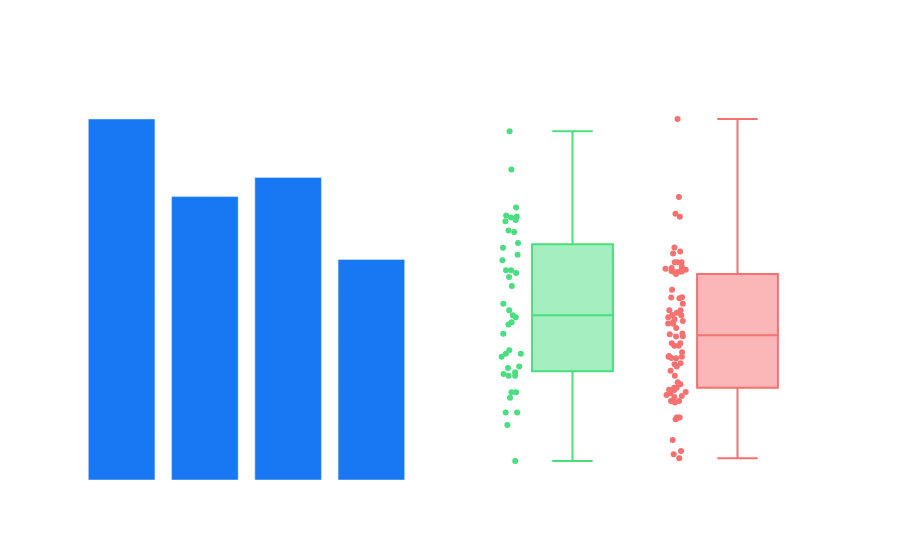

This figure's notebook cell:
### Code cell
if desc_col and "has_specific_tour" in desc_df.columns:

    fig = make_subplots(rows=1, cols=2,
                        subplot_titles=["Caption Length vs Score",
                                        "Specific Tour vs Generic — Score"])

    # Caption length bars
    bucket_df = bucket_ps.reset_index()
    bucket_df.columns = ["Length", "Score"]
    fig.add_trace(go.Bar(
        x=bucket_df["Length"].astype(str),
        y=bucket_df["Score"],
        marker_color=BRAND_BLUE,
        text=bucket_df["Score"], textposition="outside"
    ), row=1, col=1)

    # Specific tour boxplot
    for label, group, color in [
        ("With Specific Tour", tour_group, "#4ade80"),
        ("Generic Content",    no_tour_group, "#f87171")
    ]:
        fig.add_trace(go.Box(
            y=group, name=label, showlegend=False,
            marker_color=color, boxpoints="all", jitter=0.3
        ), row=1, col=2)

    fig.update_layout(
        title="Caption Analysis — Length & Specific Tour Impact",
        showlegend=False,
        plot_bgcolor="rgba(0,0,0,0)",
        paper_bgcolor="rgba(0,0,0,0)",
        font_color="rgba(255,255,255,0.8)"
    )
    fig.show()

    # Correlations
    corr_emoji = desc_df["emoji_count"].corr(desc_df[ps_col])
    corr_hash  = desc_df["hashtag_count"].corr(desc_df[ps_col])
    corr_chars = desc_df["char_count"].corr(desc_df[ps_col])

    print("Correlations vs Performance Score:")
    print(f"   Emoji count    : {corr_emoji:+.3f}  {'✅ Positive' if corr_emoji > 0.1 else '❌ Minimal' if corr_emoji > 0 else '⚠️ Negative'}")
    print(f"   Hashtag count  : {corr_hash:+.3f}   {'✅ Positive' if corr_hash > 0.1 else '❌ Minimal' if corr_hash > 0 else '⚠️ Negative'}")
    print(f"   Caption length : {corr_chars:+.3f}  {'✅ Positive' if corr_chars > 0.1 else '❌ Minimal' if corr_chars > 0 else '⚠️ Negative'}")

### Figure 1 — Plotly figure (JSON) as saved in the notebook; plotly's stock layout.template omitted (floating-point values rounded to 4 significant figures)
{"data": [{"marker": {"color": "#1877F2"}, "text": [37.77, 29.65, 31.66, 23.07], "textposition": "outside", "type": "bar", "x": ["Short (<150)", "Medium (150-500)", "Long (500-1000)", "Very Long (>1000)"], "xaxis": "x", "y": [37.77, 29.65, 31.66, 23.07], "yaxis": "y"}, {"boxpoints": "all", "jitter": 0.3, "marker": {"color": "#4ade80"}, "name": "With Specific Tour", "showlegend": false, "type": "box", "xaxis": "x2", "y": [41.24, 22.56, 48.53, 13.77, 26.22, 47.95, 15.86, 21.97, 19.24, 62.74, 39.57, 7.78, 46.2, 30.9, 22.28, 45.95, 56.35, 25.17, 50.05, 32.09, 18.31, 15.86, 25.67, 23.29, 34.0, 39.57, 39.1, 44.12, 21.97, 19.24, 31.75, 42.14, 23.52, 48.38, 47.73, 43.33, 32.92, 36.94, 48.7, 28.99, 38.46, 30.52, 25.67], "yaxis": "y2"}, {"boxpoints": "all", "jitter": 0.3, "marker": {"color": "#f87171"}, "name": "Generic Content", "showlegend": false, "type": "box", "xaxis": "x2", "y": [48.49, 27.39, 39.94, 35.04, 64.78, 18.76, 18.46, 34.0, 29.95, 21.97, 24.92, 14.72, 40.92, 40.92, 31.42, 32.92, 15.02, 40.92, 32.92, 29.01, 31.11, 24.06, 23.89, 19.99, 17.8, 43.37, 42.38, 9.43, 28.55, 30.64, 17.55, 39.82, 23.52, 18.6, 20.59, 8.92, 11.3, 38.93, 15.02, 35.08, 25.17, 32.11, 19.65, 36.33, 25.89, 48.97, 28.57, 51.77, 8.25, 32.09, 39.32, 24.93, 19.99, 19.6, 32.5, 30.71, 28.92, 27.39, 26.98, 30.9, 17.8, 19.26, 31.75, 40.19, 19.08, 15.02, 26.98, 22.81, 39.45, 39.3, 25.17, 39.32, 42.71, 20.89, 39.54, 25.26, 34.89, 39.66], "yaxis": "y2"}], "layout": {"annotations": [{"font": {"size": 16}, "showarrow": false, "text": "Caption Length vs Score", "x": 0.225, "xanchor": "center", "xref": "paper", "y": 1, "yanchor": "bottom", "yref": "paper"}, {"font": {"size": 16}, "showarrow": false, "text": "Specific Tour vs Generic — Score", "x": 0.775, "xanchor": "center", "xref": "paper", "y": 1, "yanchor": "bottom", "yref": "paper"}], "font": {"color": "rgba(255,255,255,0.8)"}, "paper_bgcolor": "rgba(0,0,0,0)", "plot_bgcolor": "rgba(0,0,0,0)", "showlegend": false, "title": {"text": "Caption Analysis — Length & Specific Tour Impact"}, "xaxis": {"anchor": "y", "domain": [0, 0.45]}, "xaxis2": {"anchor": "y2", "domain": [0.55, 1]}, "yaxis": {"anchor": "x", "domain": [0, 1]}, "yaxis2": {"anchor": "x2", "domain": [0, 1]}}}
